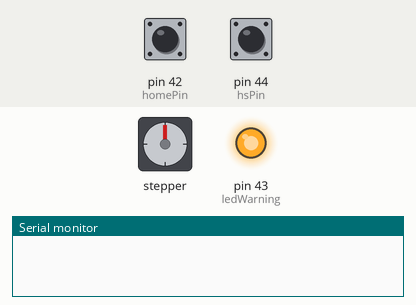
This sketch was run on a simulated Arduino Mega 2560, built with avr-gcc and run on an emulated ATmega2560. Parts: stepper motor, output pins drawn as LEDs (lit = HIGH), the last lines printed to the serial monitor. The test bench sets the inputs (shaded band); at power-on: pin 42 (homePin) HIGH, pin 44 (hsPin) HIGH. Stepper angles assume 48 steps per turn.

Above: at 1.2 s.
1.3 s: pin 42 (homePin) pulled LOW for 0.15 s
At 1.45 s:
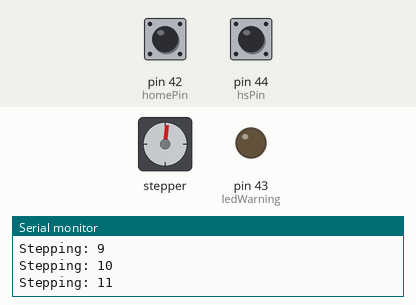
At 2.06 s:
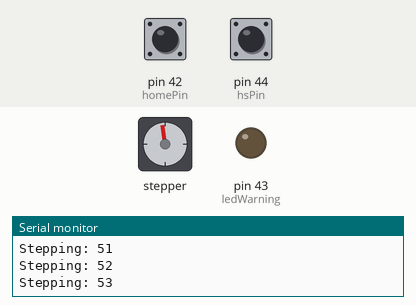
4.3 s: pin 44 (hsPin) pulled LOW for 0.15 s
At 9.6 s:
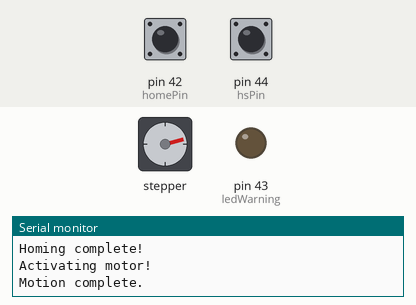
Timing chart, 0 to 19.4 s (numbered marks = the images above; inputs shaded):
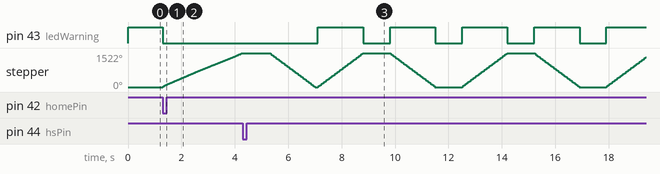

The sketch:

OneStepperTest.ino
```cpp
#include <Stepper.h>

//Number of steps per revolution in the motors I have
#define STEPS 48
#define SPEED 150 //tested as a good rpm
//#define STEPLIMIT 1000
//Define my six stepper motors
//NOTE: REQUIRES ARDUINO MEGA
/*
Stepper stepperOne(STEPS,8,9,10,11);
Stepper stepperTwo(STEPS,22,23,24,25);
Stepper stepperThree(STEPS,26,27,28,29);
Stepper stepperFour(STEPS,30,31,32,33);
Stepper stepperFive(STEPS,34,35,36,37);
Stepper stepperSix(STEPS,38,39,40,41);
*/
Stepper stepper(STEPS,8,9,10,11);

//Hard stop sensors for the motors, simple metal contact in this case
//as I don't have to worry about wire count and this is more cost effective
int hsPin = 44;
int homePin = 42;
int ledWarning = 43;
int hardstopRead = 0;
int homeRead = 0;
int STEPLIMIT = 1000;

//This collects the number of steps it takes for a given motor to move to
//a hard stop.
int stepsToHS = 0;

boolean bFirstLoop = true;
boolean bPositiveDirection = true;

void setup(){
  pinMode(ledWarning, OUTPUT);
  pinMode(hsPin, INPUT_PULLUP);
  pinMode(homePin, INPUT_PULLUP);
  stepper.setSpeed(SPEED);
  Serial.begin(9600);
}

void loop(){
  /*The "first loop" serves two functions. First, it checks that all steppers are at their resting position.
  *later in the program I have a function call that should reset all motors to their zero position.
  *However, if a power outage were to occur I'd want to verify that they are all properly, manually, reset.
  *If I wanted to make this more robust, I'd put in
  */
  if(bFirstLoop){
    if(digitalRead(homePin) == LOW){
      Serial.println("Homing!");
      HomingRoutine();
      Serial.println("Homing complete!");
    }
    else{
      /*
      *Warns the user that the six steppers are not in their
      *resting position. Should only be needed if a sudden power outage
      *occured.
      */
      digitalWrite(ledWarning, HIGH);
      //Serial.println("Not at rest position.");
    }
  }
  else{
    Serial.println("Activating motor!");
    digitalWrite(ledWarning, HIGH);
    ActivateMotor(bPositiveDirection);
    Serial.println("Motion complete.");
    digitalWrite(ledWarning, LOW);
    bPositiveDirection = !bPositiveDirection;
    delay(1000);
  }
}

void HomingRoutine(){
  digitalWrite(ledWarning, LOW);
  int iterator = 1;
  hardstopRead = HIGH;
  while(hardstopRead == HIGH && iterator < STEPLIMIT){
    Serial.print("Stepping: ");
    Serial.println(iterator);
    stepper.step(1);
    hardstopRead = digitalRead(hsPin);
    iterator++;
  }
  stepsToHS = (iterator-2);//I put in a gap of 10 steps as a precaution.
  //Resets the motor
  delay(1000);
  Serial.println("Resetting motor to home pos");
  stepper.step(-1*(iterator-1));

  bFirstLoop = false;
  stepper.setSpeed(SPEED);
  delay(100);
}

/*NOTE: The step() function will block all other functions from taking place
*for the purposes of this project I don't need to have my motors running in sync
*so I'm free to just use this. To do something else I'd pretty much need to make
*something custom here, like having incremental steps with all motors that activate
*until they get to their hard stops.
*/
void ActivateMotor(boolean isPositive){
  int steps = 0;
  if(isPositive){
    steps = stepsToHS;
  }
  else{
    steps = -stepsToHS;
  }
  stepper.step(steps);
}
```

Measured:
- after the input at 1.3 s, pin 43 (ledWarning): HIGH → LOW at once; stepper: keeps turning clockwise at about 508°/s, starting at once
- after the input at 4.3 s, pin 43 (ledWarning): alternates HIGH for 1.7 s and LOW for 1.0 s, starting after 2.8 s
